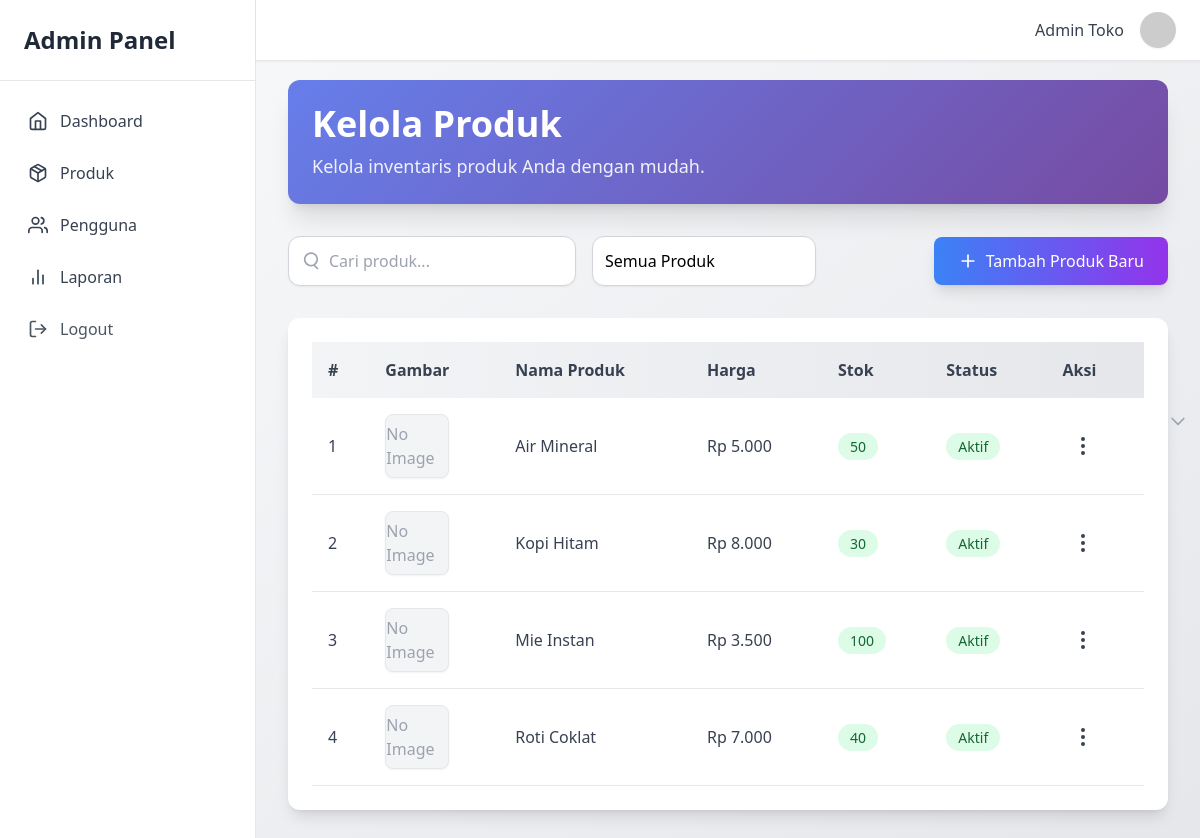
The app's page /dashboard/products/ui/index.php (signed in), older data.
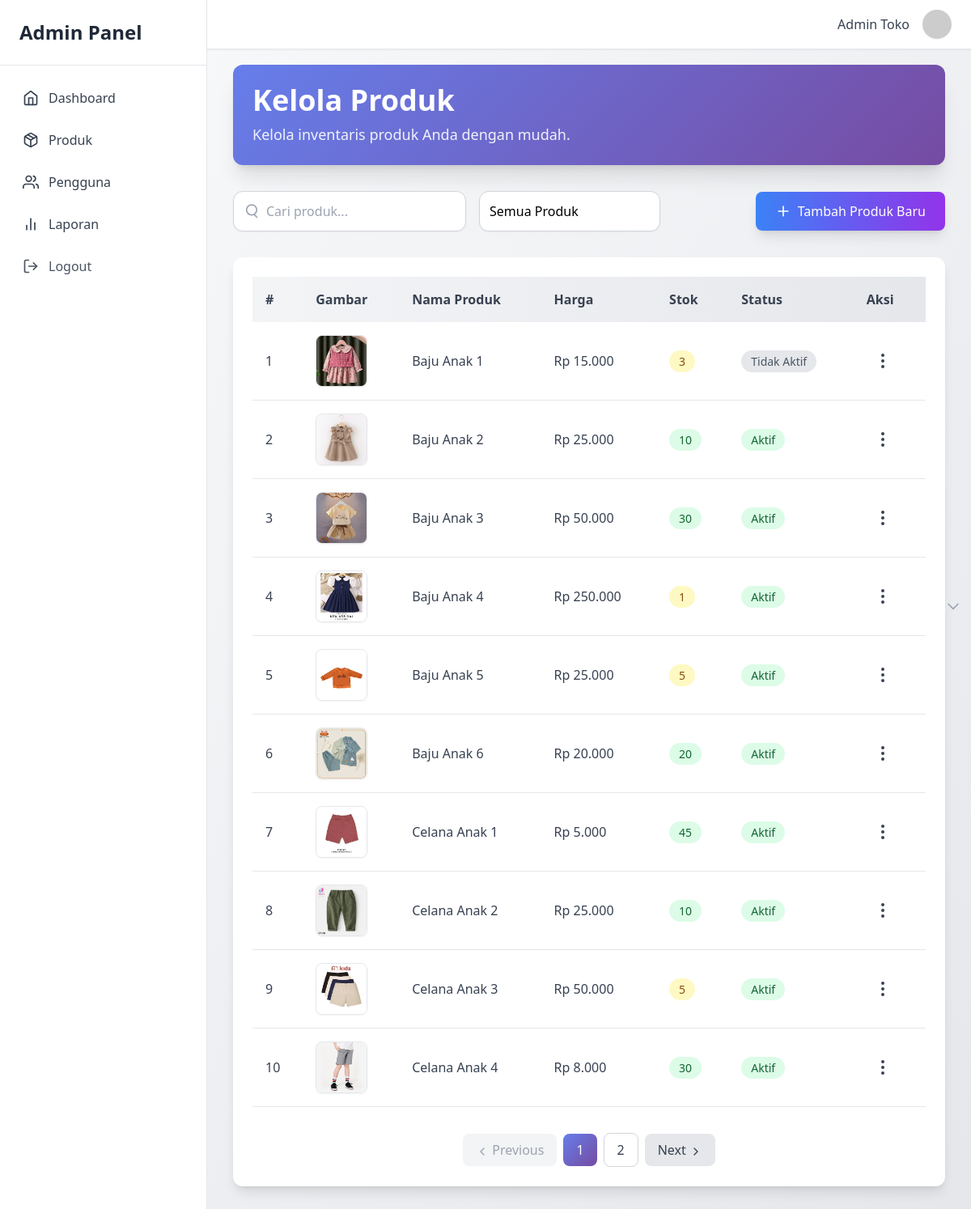
The same page, newer data.
### tables this page shows
CREATE TABLE `products` (
  `id` int(11) NOT NULL,
  `name` varchar(150) NOT NULL,
  `price` int(11) NOT NULL,
  `stock` int(11) NOT NULL,
  `image` varchar(255) DEFAULT NULL,
  `is_deleted` tinyint(1) DEFAULT 0,
  `created_at` datetime DEFAULT current_timestamp(),
  `updated_at` datetime DEFAULT current_timestamp() ON UPDATE current_timestamp()
);

### include/layouts/sidebar-active-logic.php (called while the page is built)
<?php
$currentPath = parse_url($_SERVER['REQUEST_URI'], PHP_URL_PATH);
$currentPath = rtrim($currentPath, '/');
function isActive($path)
{
  global $currentPath;
  $path = '/' . trim($path, '/');
  return $currentPath === $path ? 'bg-blue-100 text-blue-600' : 'text-gray-700';
}

### dashboard/products/ui/index.php (the view, shortened to what this page needs)
<!DOCTYPE html>
<html lang="en">
<head>
  <script src="https://cdn.tailwindcss.com"></script>
</head>
<body class="bg-gradient-to-br from-gray-50 to-gray-200 min-h-screen">
  <?php include "../../../include/layouts/sidebar.php"; ?>
  <?php include "../../../include/layouts/header.php"; ?>
  <?php include "../../../include/conn.php"; ?>
  <div class="ml-64 pt-20 p-8">
    <div class="gradient-bg text-white p-6 rounded-xl shadow-xl mb-8">
      <h1 class="text-4xl font-bold mb-2">Kelola Produk</h1>
      <p class="text-lg opacity-90">Kelola inventaris produk Anda dengan mudah.</p>
    </div>
    <div class="flex flex-col md:flex-row items-center justify-between gap-6 mb-8">
      <div class="flex flex-col sm:flex-row gap-4 w-full md:w-auto">
        <div class="relative group">
          <span class="absolute inset-y-0 left-3 flex items-center pointer-events-none text-gray-400 group-focus-within:text-blue-500 transition">
          </span>
          <input type="text" id="searchInput" onkeyup="liveSearch()"
            placeholder="Cari produk..."
            class="w-full sm:w-72 pl-10 pr-4 py-3 rounded-xl border border-gray-300 bg-white shadow-sm
           focus:ring-2 focus:ring-blue-500 focus:border-transparent transition-all outline-none
           hover:shadow-md placeholder-gray-400">
        </div>
        <form method="GET" action="" class="flex items-center">
          <select name="filter" id="filterStock"
            onchange="this.form.submit()"
            class="w-full sm:w-56 p-3 pr-10 rounded-xl border border-gray-300 bg-white shadow-sm
               focus:ring-2 focus:ring-blue-500 outline-none focus:border-transparent transition-all
               hover:shadow-md appearance-none">
            <option value="all" <?php echo (!isset($_GET['filter']) || $_GET['filter'] == 'all') ? 'selected' : ''; ?>>Semua Produk</option>
          </select>
          <span class="absolute inset-y-0 right-3 flex items-center pointer-events-none text-gray-400">
            <svg class="h-5 w-5" fill="none" stroke="currentColor" viewBox="0 0 24 24">
              <path stroke-linecap="round" stroke-linejoin="round" stroke-width="2"
                d="M19 9l-7 7-7-7" />
            </svg>
          </span>
        </form>
      </div>
      <a href="dashboard/products/create"
        class="flex items-center gap-2 bg-gradient-to-r from-blue-500 to-purple-600 text-white px-6 py-3 rounded-lg hover:from-blue-600 hover:to-purple-700 transition transform hover:scale-105 shadow-lg">
        <i data-feather="plus" class="w-5"></i>
        Tambah Produk Baru
      </a>
    </div>
    <div class="bg-white p-6 rounded-xl shadow-lg card-hover">
      <div class="overflow-x-auto">
        <table class="w-full border-collapse">
          <thead class="bg-gradient-to-r from-gray-100 to-gray-200">
            <tr class="text-left text-gray-700">
              <th class="p-4 font-semibold">#</th>
              <th class="p-4 font-semibold">Gambar</th>
              <th class="p-4 font-semibold">Nama Produk</th>
              <th class="p-4 font-semibold">Harga</th>
              <th class="p-4 font-semibold">Stok</th>
              <th class="p-4 font-semibold">Status</th>
              <th class="p-4 font-semibold">Aksi</th>
            </tr>
          </thead>
          <tbody class="text-gray-700" id="productTableBody">
            <?php
            $itemsPerPage = 10;
            $currentPage = isset($_GET['page']) ? (int)$_GET['page'] : 1;
            $offset = ($currentPage - 1) * $itemsPerPage;
            $whereClauses = [];
            $whereSQL = !empty($whereClauses) ? "WHERE " . implode(" AND ", $whereClauses) : "";
            $totalQuery = "SELECT COUNT(*) as total FROM products $whereSQL";
            $totalResult = $conn->query($totalQuery);
            $totalProducts = $totalResult->fetch_assoc()['total'];
            $totalPages = ceil($totalProducts / $itemsPerPage);
            $result = $conn->query("SELECT * FROM products $whereSQL ORDER BY name ASC LIMIT $itemsPerPage OFFSET $offset");
            if ($result->num_rows > 0) {
              $no = $offset + 1;
              while ($row = $result->fetch_assoc()) { ?>
                <tr class="border-b hover:bg-gray-50 transition">
                  <td class="p-4"><?php echo $no++; ?></td>
                  <td class="p-4">
                    <?php if ($row['image'] && file_exists($_SERVER['DOCUMENT_ROOT'] . '/toko-daffsha-kids/' . $row['image'])): ?>
                      <img src="<?php echo $row['image']; ?>"
                        alt="<?php echo $row['name']; ?>"
                        class="w-16 h-16 object-cover rounded-lg border shadow-sm">
                    <?php else: ?>
                      <div class="w-16 h-16 flex items-center justify-center bg-gray-100 rounded-lg border text-gray-400 shadow-sm">
                        <span>No Image</span>
                      </div>
                    <?php endif; ?>
                  </td>
                  <td class="p-4"><?php echo $row['name']; ?></td>
                  <td class="p-4">Rp <?php echo number_format($row['price'], 0, ',', '.'); ?></td>
                  <td class="p-4">
                    <?php
                    $stock = (int)$row['stock'];
                    if ($stock == 0) $color = "bg-red-100 text-red-800";
                    elseif ($stock < 10) $color = "bg-yellow-100 text-yellow-800";
                    else $color = "bg-green-100 text-green-800";
                    ?>
                    <span class="px-3 py-1 rounded-full text-sm font-medium <?= $color ?>">
                      <?= $stock ?>
                    </span>
                  </td>
                  <td class="p-4">
                    <?php if ($row['is_deleted'] == 0): ?>
                      <span class="px-3 py-1 rounded-full text-sm font-medium bg-green-100 text-green-800">
                        Aktif
                      </span>
                    <?php else: ?>
                      <span class="px-3 py-1 rounded-full text-sm font-medium bg-gray-200 text-gray-600">
                        Tidak Aktif
                      </span>
                    <?php endif; ?>
                  </td>
                  <td class="p-4 relative">
                    <button onclick="toggleMenu(<?php echo $row['id']; ?>)"
                      class="p-2 rounded hover:bg-gray-200 transition">
                      <i data-feather="more-vertical"></i>
                    </button>
                  </td>
                </tr>
              <?php }
            } ?>
          </tbody>
        </table>
      </div>
      <?php if ($totalPages > 1): ?>
        <div class="flex justify-center items-center mt-8 space-x-2">
          <?php
          $prevParams = http_build_query(array_merge($_GET, ['page' => $currentPage - 1]));
          if ($currentPage > 1): ?>
            <a href="dashboard/products/?<?php echo $prevParams; ?>"
              class="pagination-btn px-4 py-2 bg-gray-200 text-gray-700 rounded-lg hover:bg-gray-300">
              <i data-feather="chevron-left" class="w-4 h-4 inline"></i> Previous
            </a>
          <?php else: ?>
            <span class="px-4 py-2 bg-gray-100 text-gray-400 rounded-lg cursor-not-allowed">
              <i data-feather="chevron-left" class="w-4 h-4 inline"></i> Previous
            </span>
          <?php endif; ?>
          <?php for ($i = 1; $i <= $totalPages; $i++):
            $pageParams = http_build_query(array_merge($_GET, ['page' => $i])); ?>
            <a href="?<?php echo $pageParams; ?>"
              class="pagination-btn px-4 py-2 rounded-lg <?php echo $i == $currentPage ? 'pagination-active' : 'bg-white border border-gray-300 text-gray-700 hover:bg-gray-50'; ?>">
              <?php echo $i; ?>
            </a>
          <?php endfor; ?>
          <?php
          $nextParams = http_build_query(array_merge($_GET, ['page' => $currentPage + 1]));
          if ($currentPage < $totalPages): ?>
            <a href="dashboard/products/?<?php echo $nextParams; ?>"
              class="pagination-btn px-4 py-2 bg-gray-200 text-gray-700 rounded-lg hover:bg-gray-300">
              Next <i data-feather="chevron-right" class="w-4 h-4 inline"></i>
            </a>
          <?php else: ?>
            <span class="px-4 py-2 bg-gray-100 text-gray-400 rounded-lg cursor-not-allowed">
              Next <i data-feather="chevron-right" class="w-4 h-4 inline"></i>
            </span>
          <?php endif; ?>
        </div>
      <?php endif; ?>
    </div>
  </div>
</body>
</html>

### include/layouts/sidebar.php
<?php include "sidebar-active-logic.php"; ?>
<aside class="fixed top-0 left-0 w-64 bg-white border-r border-gray-200 h-full">
  <div class="p-6 border-b border-gray-200">
    <h1 class="text-2xl font-semibold text-gray-800">Admin Panel</h1>
  </div>
  <nav class="mt-4 px-4">
    <ul class="space-y-1">
      <li>
        <a href="/toko-daffsha-kids/dashboard"
          class="flex items-center gap-3 p-3 rounded-xl transition <?php echo isActive('/toko-daffsha-kids/dashboard'); ?>">
          <i data-feather="home" class="w-5"></i>
          <span>Dashboard</span>
        </a>
      </li>
      <li>
        <a href="/toko-daffsha-kids/dashboard/products"
          class="flex items-center gap-3 p-3 rounded-xl transition <?php echo isActive('/toko-daffsha-kids/dashboard/products'); ?>">
          <i data-feather="package" class="w-5"></i>
          <span>Produk</span>
        </a>
      </li>
      <li>
        <a href="/toko-daffsha-kids/dashboard/user-managements"
          class="flex items-center gap-3 p-3 rounded-xl transition <?php echo isActive('/toko-daffsha-kids/dashboard/user-managements'); ?>">
          <i data-feather="users" class="w-5"></i>
          <span>Pengguna</span>
        </a>
      </li>
      <li>
        <a href="/toko-daffsha-kids/dashboard/reports"
          class="flex items-center gap-3 p-3 rounded-xl transition <?php echo isActive('/toko-daffsha-kids/dashboard/reports'); ?>">
          <i data-feather="bar-chart-2" class="w-5"></i>
          <span>Laporan</span>
        </a>
      </li>
      <li>
        <a href="/toko-daffsha-kids/include/logout.php"
          class="flex items-center gap-3 p-3 text-gray-600 rounded-xl hover:bg-red-100 hover:text-red-600 transition">
          <i data-feather="log-out" class="w-5"></i>
          <span>Logout</span>
        </a>
      </li>
    </ul>
  </nav>
</aside>

### include/layouts/header.php (shortened to what this page needs)
<header class="fixed top-0 left-64 right-0 bg-white shadow-sm border-b border-gray-200 px-6 py-3 flex items-center justify-end z-30">
  <div class="flex items-center gap-4">
    <span class="text-gray-700 font-medium">
      <?php echo isset($_SESSION['user_name']) ? htmlspecialchars($_SESSION['user_name']) : 'Guest'; ?>
    </span>
    <img
      src="https://ui-avatars.com/api/?user_name=<?php echo urlencode($_SESSION['user_name'] ?? 'Guest'); ?>&background=0D8ABC&color=fff"
      class="w-9 h-9 rounded-full shadow-sm">
  </div>
</header>

### dashboard/products/ui/index.php (style rules this page uses)
.gradient-bg { background: linear-gradient(135deg, #667eea 0%, #764ba2 100%); }
.card-hover { transition: transform 0.3s ease, box-shadow 0.3s ease; }
.pagination-btn { transition: all 0.3s ease; }
.pagination-active { background: linear-gradient(135deg, #667eea, #764ba2); color: white; }

Row changes from the older to the newer data that the page shows:
removed products: shows "No Image", name "Air Mineral", price "5.000", stock "50", is_deleted "Aktif"
removed products: shows "No Image", name "Kopi Hitam", price "8.000", stock "30", is_deleted "Aktif"
no longer on this page (row edited): products: shows "No Image", name "Mie Instan", price "3.500", stock "100", is_deleted "Aktif"
no longer on this page (row edited): products: shows "No Image", name "Roti Coklat", price "7.000", stock "40", is_deleted "Aktif"
added products: image (picture), name "Baju Anak 1", price "15.000", stock "3", is_deleted "Tidak Aktif"
added products: image (picture), name "Baju Anak 2", price "25.000", stock "10", is_deleted "Aktif"
added products: image (picture), name "Baju Anak 3", price "50.000", stock "30", is_deleted "Aktif"
added products: image (picture), name "Baju Anak 4", price "250.000", stock "1", is_deleted "Aktif"
added products: image (picture), name "Baju Anak 5", price "25.000", stock "5", is_deleted "Aktif"
added products: image (picture), name "Baju Anak 6", price "20.000", stock "20", is_deleted "Aktif"
added products: image (picture), name "Celana Anak 1", price "5.000", stock "45", is_deleted "Aktif"
added products: image (picture), name "Celana Anak 2", price "25.000", stock "10", is_deleted "Aktif"
added products: image (picture), name "Celana Anak 3", price "50.000", stock "5", is_deleted "Aktif"
added products: image (picture), name "Celana Anak 4", price "8.000", stock "30", is_deleted "Aktif"
Text that changed along with them:
text now shown: "Previous Next"
new list line: "1"
new list line: "2"
